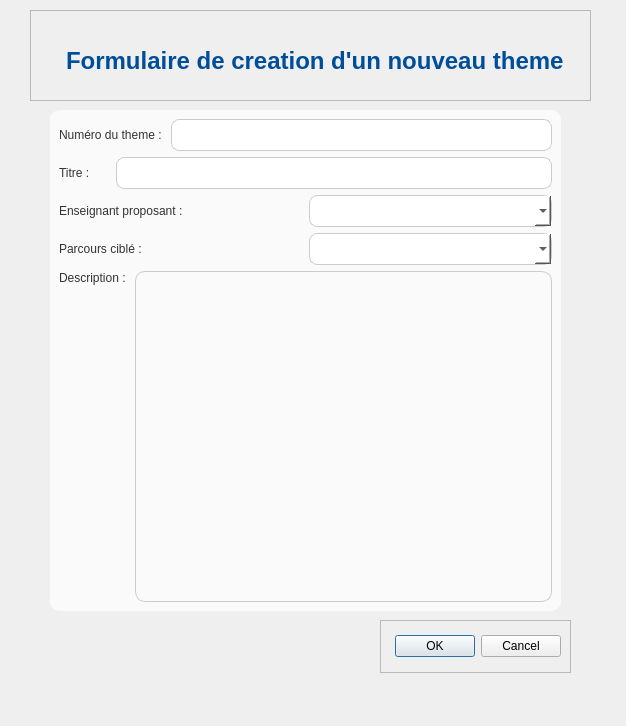
<?xml version="1.0" encoding="UTF-8"?>
<ui version="4.0">
 <class>form_theme</class>
 <widget class="QDialog" name="form_theme">
  <property name="geometry">
   <rect>
    <x>0</x>
    <y>0</y>
    <width>626</width>
    <height>726</height>
   </rect>
  </property>
  <property name="windowTitle">
   <string>Dialog</string>
  </property>
  <widget class="QWidget" name="widget" native="true">
   <property name="geometry">
    <rect>
     <x>0</x>
     <y>10</y>
     <width>611</width>
     <height>671</height>
    </rect>
   </property>
   <widget class="QFrame" name="frame">
    <property name="geometry">
     <rect>
      <x>30</x>
      <y>0</y>
      <width>561</width>
      <height>91</height>
     </rect>
    </property>
    <property name="styleSheet">
     <string notr="true">QLabel#label {
    /* Couleur du texte, cohérente avec votre interface */
    color: #004D99; 
    /* Taille de police beaucoup plus grande */
    font-size: 24px; 
    /* Police en gras */
    font-weight: bold;
    /* Marge interne pour l'espacement */
    padding: 20px 0 10px 20px;
}</string>
    </property>
    <property name="frameShape">
     <enum>QFrame::Shape::StyledPanel</enum>
    </property>
    <property name="frameShadow">
     <enum>QFrame::Shadow::Raised</enum>
    </property>
    <layout class="QVBoxLayout" name="verticalLayout_2">
     <item>
      <widget class="QLabel" name="label">
       <property name="styleSheet">
        <string notr="true"/>
       </property>
       <property name="text">
        <string>Formulaire de creation d'un nouveau theme</string>
       </property>
      </widget>
     </item>
    </layout>
   </widget>
   <widget class="QFrame" name="frame_2">
    <property name="geometry">
     <rect>
      <x>50</x>
      <y>100</y>
      <width>511</width>
      <height>501</height>
     </rect>
    </property>
    <property name="styleSheet">
     <string notr="true">QLabel{
color:#333333;
QLabel	font-size:14px;
font: 700 9pt &quot;Segoe UI&quot;;
}
QLineEdit, QComboBox, QTextEdit {
    /* Hauteur standard pour le champ */
    min-height: 30px; 
    /* Arrière-plan */
    background-color: white; 
    /* Bordure fine */
    border: 1px solid #CCCCCC;
    /* Coins légèrement arrondis */
    border-radius: 8px; 
    /* Espace interne pour le texte */
    padding: 0 10px; 
}

/* Style au survol ou à la sélection pour un feedback visuel */
QLineEdit:focus, QComboBox:focus {
    border: 2px solid #007BFF; /* Bordure bleue plus épaisse */
}
QFrame {
    /* Blanc cassé pour le conteneur des champs */
    background-color: #FAFAFA; 
    border-radius: 10px; /* Optionnel : pour les bords internes */
    /* Ajouter un peu d'ombre pour le faire ressortir (un peu plus complexe, mais très bel effet) */
    /* box-shadow: 2px 2px 5px rgba(0, 0, 0, 0.1); */
}</string>
    </property>
    <property name="frameShape">
     <enum>QFrame::Shape::StyledPanel</enum>
    </property>
    <property name="frameShadow">
     <enum>QFrame::Shadow::Raised</enum>
    </property>
    <layout class="QVBoxLayout" name="verticalLayout">
     <item>
      <layout class="QHBoxLayout" name="horizontalLayout">
       <item>
        <widget class="QLabel" name="label_2">
         <property name="text">
          <string>Numéro du theme : </string>
         </property>
        </widget>
       </item>
       <item>
        <widget class="QLineEdit" name="lineEdit"/>
       </item>
      </layout>
     </item>
     <item>
      <layout class="QHBoxLayout" name="horizontalLayout_2">
       <property name="spacing">
        <number>0</number>
       </property>
       <property name="sizeConstraint">
        <enum>QLayout::SizeConstraint::SetDefaultConstraint</enum>
       </property>
       <property name="rightMargin">
        <number>0</number>
       </property>
       <item>
        <widget class="QLabel" name="label_3">
         <property name="text">
          <string>Titre :        </string>
         </property>
        </widget>
       </item>
       <item>
        <widget class="QLineEdit" name="lineEdit_2"/>
       </item>
      </layout>
     </item>
     <item>
      <layout class="QHBoxLayout" name="horizontalLayout_3">
       <item>
        <widget class="QLabel" name="label_4">
         <property name="text">
          <string>Enseignant proposant :  </string>
         </property>
        </widget>
       </item>
       <item>
        <widget class="QComboBox" name="comboBox"/>
       </item>
      </layout>
     </item>
     <item>
      <layout class="QHBoxLayout" name="horizontalLayout_4">
       <item>
        <widget class="QLabel" name="label_5">
         <property name="text">
          <string>Parcours ciblé :</string>
         </property>
        </widget>
       </item>
       <item>
        <widget class="QComboBox" name="comboBox_3"/>
       </item>
      </layout>
     </item>
     <item>
      <layout class="QHBoxLayout" name="horizontalLayout_5">
       <item alignment="Qt::AlignmentFlag::AlignTop">
        <widget class="QLabel" name="label_6">
         <property name="text">
          <string>Description : </string>
         </property>
        </widget>
       </item>
       <item>
        <widget class="QTextEdit" name="textEdit">
         <property name="sizePolicy">
          <sizepolicy hsizetype="Expanding" vsizetype="Preferred">
           <horstretch>0</horstretch>
           <verstretch>0</verstretch>
          </sizepolicy>
         </property>
         <property name="minimumSize">
          <size>
           <width>100</width>
           <height>32</height>
          </size>
         </property>
        </widget>
       </item>
      </layout>
     </item>
    </layout>
   </widget>
   <widget class="QFrame" name="frame_3">
    <property name="geometry">
     <rect>
      <x>380</x>
      <y>610</y>
      <width>191</width>
      <height>53</height>
     </rect>
    </property>
    <property name="styleSheet">
     <string notr="true">QDialogButtonBox{
background-color: #28a745; 
color: white;
 border-radius: 8px;
 font-weight: bold;
 padding: 5px 15px;
}</string>
    </property>
    <property name="frameShape">
     <enum>QFrame::Shape::StyledPanel</enum>
    </property>
    <property name="frameShadow">
     <enum>QFrame::Shadow::Raised</enum>
    </property>
    <layout class="QVBoxLayout" name="verticalLayout_3">
     <item>
      <widget class="QDialogButtonBox" name="buttonBox">
       <property name="orientation">
        <enum>Qt::Orientation::Horizontal</enum>
       </property>
       <property name="standardButtons">
        <set>QDialogButtonBox::StandardButton::Cancel|QDialogButtonBox::StandardButton::Ok</set>
       </property>
      </widget>
     </item>
    </layout>
   </widget>
  </widget>
 </widget>
 <resources/>
 <connections>
  <connection>
   <sender>buttonBox</sender>
   <signal>accepted()</signal>
   <receiver>form_theme</receiver>
   <slot>accept()</slot>
   <hints>
    <hint type="sourcelabel">
     <x>248</x>
     <y>254</y>
    </hint>
    <hint type="destinationlabel">
     <x>157</x>
     <y>274</y>
    </hint>
   </hints>
  </connection>
  <connection>
   <sender>buttonBox</sender>
   <signal>rejected()</signal>
   <receiver>form_theme</receiver>
   <slot>reject()</slot>
   <hints>
    <hint type="sourcelabel">
     <x>316</x>
     <y>260</y>
    </hint>
    <hint type="destinationlabel">
     <x>286</x>
     <y>274</y>
    </hint>
   </hints>
  </connection>
 </connections>
</ui>
